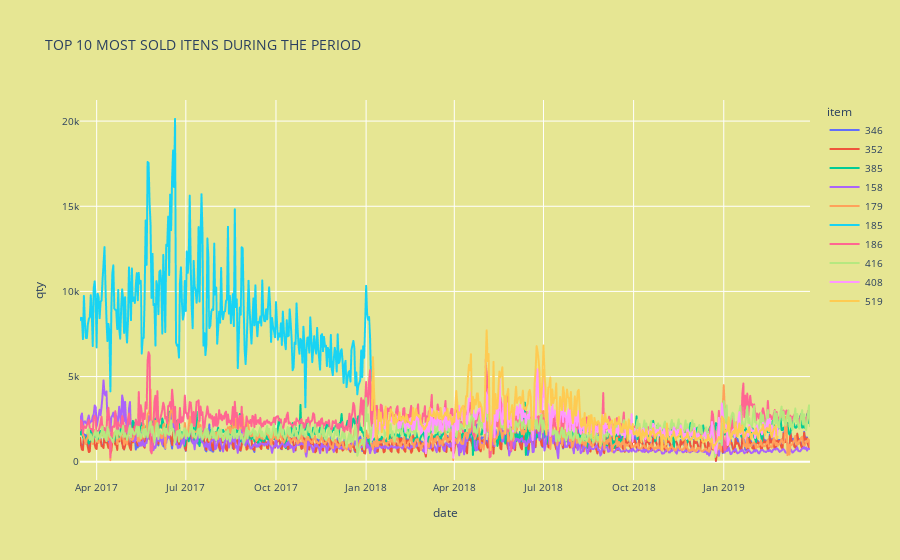

Notebook code for this chart:
### Code cell
# How is the behaviour of the top 10 most sold itens during the period?
fig1 = px.line(df1, x="date", y='qty', color='item', title='TOP 10 MOST SOLD ITENS DURING THE PERIOD')
fig1.update_layout(font_size=10, paper_bgcolor='#e6e693', plot_bgcolor='#e6e693', hoverdistance=10, spikedistance=5)
fig1.show()
#O item 185 só foi vendido até o início do outono-inverno 2018, quando os itens 408, 519 começaram a ser vendidos.

### Figure 1 — Plotly figure (JSON) as saved in the notebook; plotly's stock layout.template omitted (floating-point values rounded to 4 significant figures; data arrays with more than 128 entries replaced by an {"elided": "..."} marker saying what was removed)
{"data": [{"hovertemplate": "item=346<br>date=%{x}<br>qty=%{y}<extra></extra>", "legendgroup": "346", "line": {"color": "#636efa", "dash": "solid"}, "marker": {"symbol": "circle"}, "mode": "lines", "name": "346", "showlegend": true, "type": "scattergl", "x": {"elided": "743 str values"}, "xaxis": "x", "y": {"elided": "743 int values"}, "yaxis": "y"}, {"hovertemplate": "item=352<br>date=%{x}<br>qty=%{y}<extra></extra>", "legendgroup": "352", "line": {"color": "#EF553B", "dash": "solid"}, "marker": {"symbol": "circle"}, "mode": "lines", "name": "352", "showlegend": true, "type": "scattergl", "x": {"elided": "743 str values"}, "xaxis": "x", "y": {"elided": "743 int values"}, "yaxis": "y"}, {"hovertemplate": "item=385<br>date=%{x}<br>qty=%{y}<extra></extra>", "legendgroup": "385", "line": {"color": "#00cc96", "dash": "solid"}, "marker": {"symbol": "circle"}, "mode": "lines", "name": "385", "showlegend": true, "type": "scattergl", "x": {"elided": "744 str values"}, "xaxis": "x", "y": {"elided": "744 int values"}, "yaxis": "y"}, {"hovertemplate": "item=158<br>date=%{x}<br>qty=%{y}<extra></extra>", "legendgroup": "158", "line": {"color": "#ab63fa", "dash": "solid"}, "marker": {"symbol": "circle"}, "mode": "lines", "name": "158", "showlegend": true, "type": "scattergl", "x": {"elided": "742 str values"}, "xaxis": "x", "y": {"elided": "742 int values"}, "yaxis": "y"}, {"hovertemplate": "item=179<br>date=%{x}<br>qty=%{y}<extra></extra>", "legendgroup": "179", "line": {"color": "#FFA15A", "dash": "solid"}, "marker": {"symbol": "circle"}, "mode": "lines", "name": "179", "showlegend": true, "type": "scattergl", "x": {"elided": "742 str values"}, "xaxis": "x", "y": {"elided": "742 int values"}, "yaxis": "y"}, {"hovertemplate": "item=185<br>date=%{x}<br>qty=%{y}<extra></extra>", "legendgroup": "185", "line": {"color": "#19d3f3", "dash": "solid"}, "marker": {"symbol": "circle"}, "mode": "lines", "name": "185", "showlegend": true, "type": "scattergl", "x": {"elided": "296 str values"}, "xaxis": "x", "y": {"elided": "296 int values"}, "yaxis": "y"}, {"hovertemplate": "item=186<br>date=%{x}<br>qty=%{y}<extra></extra>", "legendgroup": "186", "line": {"color": "#FF6692", "dash": "solid"}, "marker": {"symbol": "circle"}, "mode": "lines", "name": "186", "showlegend": true, "type": "scattergl", "x": {"elided": "742 str values"}, "xaxis": "x", "y": {"elided": "742 int values"}, "yaxis": "y"}, {"hovertemplate": "item=416<br>date=%{x}<br>qty=%{y}<extra></extra>", "legendgroup": "416", "line": {"color": "#B6E880", "dash": "solid"}, "marker": {"symbol": "circle"}, "mode": "lines", "name": "416", "showlegend": true, "type": "scattergl", "x": {"elided": "731 str values"}, "xaxis": "x", "y": {"elided": "731 int values"}, "yaxis": "y"}, {"hovertemplate": "item=408<br>date=%{x}<br>qty=%{y}<extra></extra>", "legendgroup": "408", "line": {"color": "#FF97FF", "dash": "solid"}, "marker": {"symbol": "circle"}, "mode": "lines", "name": "408", "showlegend": true, "type": "scattergl", "x": {"elided": "413 str values"}, "xaxis": "x", "y": {"elided": "413 int values"}, "yaxis": "y"}, {"hovertemplate": "item=519<br>date=%{x}<br>qty=%{y}<extra></extra>", "legendgroup": "519", "line": {"color": "#FECB52", "dash": "solid"}, "marker": {"symbol": "circle"}, "mode": "lines", "name": "519", "showlegend": true, "type": "scattergl", "x": {"elided": "413 str values"}, "xaxis": "x", "y": {"elided": "413 int values"}, "yaxis": "y"}], "layout": {"font": {"size": 10}, "hoverdistance": 10, "legend": {"title": {"text": "item"}, "tracegroupgap": 0}, "paper_bgcolor": "#e6e693", "plot_bgcolor": "#e6e693", "spikedistance": 5, "title": {"text": "TOP 10 MOST SOLD ITENS DURING THE PERIOD"}, "xaxis": {"anchor": "y", "domain": [0, 1], "title": {"text": "date"}}, "yaxis": {"anchor": "x", "domain": [0, 1], "title": {"text": "qty"}}}}
